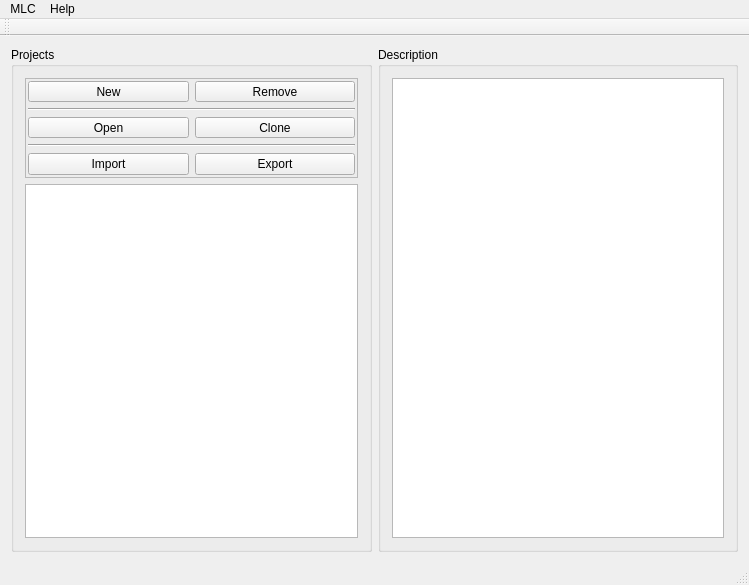
<?xml version="1.0" encoding="UTF-8"?>
<ui version="4.0">
 <class>MLCManager</class>
 <widget class="QMainWindow" name="MLCManager">
  <property name="windowModality">
   <enum>Qt::ApplicationModal</enum>
  </property>
  <property name="geometry">
   <rect>
    <x>0</x>
    <y>0</y>
    <width>749</width>
    <height>585</height>
   </rect>
  </property>
  <property name="windowTitle">
   <string>MLC Project Manager</string>
  </property>
  <widget class="QWidget" name="centralWidget">
   <layout class="QHBoxLayout" name="horizontalLayout" stretch="0,0">
    <item>
     <widget class="QGroupBox" name="projects_box">
      <property name="title">
       <string>Projects</string>
      </property>
      <layout class="QVBoxLayout" name="verticalLayout">
       <item>
        <widget class="QFrame" name="frame">
         <property name="minimumSize">
          <size>
           <width>0</width>
           <height>0</height>
          </size>
         </property>
         <property name="frameShape">
          <enum>QFrame::StyledPanel</enum>
         </property>
         <property name="frameShadow">
          <enum>QFrame::Raised</enum>
         </property>
         <layout class="QGridLayout" name="gridLayout">
          <property name="leftMargin">
           <number>2</number>
          </property>
          <property name="topMargin">
           <number>2</number>
          </property>
          <property name="rightMargin">
           <number>2</number>
          </property>
          <property name="bottomMargin">
           <number>2</number>
          </property>
          <item row="2" column="0">
           <widget class="QToolButton" name="open_button">
            <property name="sizePolicy">
             <sizepolicy hsizetype="Minimum" vsizetype="Minimum">
              <horstretch>0</horstretch>
              <verstretch>0</verstretch>
             </sizepolicy>
            </property>
            <property name="text">
             <string>Open</string>
            </property>
           </widget>
          </item>
          <item row="0" column="0">
           <widget class="QToolButton" name="new_button">
            <property name="sizePolicy">
             <sizepolicy hsizetype="Minimum" vsizetype="Minimum">
              <horstretch>0</horstretch>
              <verstretch>0</verstretch>
             </sizepolicy>
            </property>
            <property name="text">
             <string>New</string>
            </property>
           </widget>
          </item>
          <item row="4" column="0">
           <widget class="QPushButton" name="import_button">
            <property name="sizePolicy">
             <sizepolicy hsizetype="Minimum" vsizetype="Minimum">
              <horstretch>0</horstretch>
              <verstretch>0</verstretch>
             </sizepolicy>
            </property>
            <property name="text">
             <string>Import</string>
            </property>
           </widget>
          </item>
          <item row="3" column="0" colspan="2">
           <widget class="Line" name="line_2">
            <property name="orientation">
             <enum>Qt::Horizontal</enum>
            </property>
           </widget>
          </item>
          <item row="2" column="1">
           <widget class="QToolButton" name="clone_button">
            <property name="sizePolicy">
             <sizepolicy hsizetype="Minimum" vsizetype="Minimum">
              <horstretch>0</horstretch>
              <verstretch>0</verstretch>
             </sizepolicy>
            </property>
            <property name="text">
             <string>Clone</string>
            </property>
           </widget>
          </item>
          <item row="0" column="1">
           <widget class="QToolButton" name="remove_button">
            <property name="sizePolicy">
             <sizepolicy hsizetype="Minimum" vsizetype="Minimum">
              <horstretch>0</horstretch>
              <verstretch>0</verstretch>
             </sizepolicy>
            </property>
            <property name="text">
             <string>Remove</string>
            </property>
           </widget>
          </item>
          <item row="1" column="0" colspan="2">
           <widget class="Line" name="line">
            <property name="orientation">
             <enum>Qt::Horizontal</enum>
            </property>
           </widget>
          </item>
          <item row="4" column="1">
           <widget class="QPushButton" name="export_button">
            <property name="sizePolicy">
             <sizepolicy hsizetype="Minimum" vsizetype="Minimum">
              <horstretch>0</horstretch>
              <verstretch>0</verstretch>
             </sizepolicy>
            </property>
            <property name="text">
             <string>Export</string>
            </property>
           </widget>
          </item>
         </layout>
        </widget>
       </item>
       <item>
        <widget class="QListView" name="experiment_list"/>
       </item>
      </layout>
     </widget>
    </item>
    <item>
     <widget class="QGroupBox" name="description_box">
      <property name="title">
       <string>Description</string>
      </property>
      <layout class="QHBoxLayout" name="horizontalLayout_2">
       <item>
        <widget class="QTextBrowser" name="experiment_description"/>
       </item>
      </layout>
     </widget>
    </item>
   </layout>
  </widget>
  <widget class="QMenuBar" name="menuBar">
   <property name="geometry">
    <rect>
     <x>0</x>
     <y>0</y>
     <width>749</width>
     <height>23</height>
    </rect>
   </property>
   <widget class="QMenu" name="menuMLC">
    <property name="title">
     <string>MLC</string>
    </property>
    <addaction name="menu_properties"/>
    <addaction name="separator"/>
    <addaction name="menu_close"/>
   </widget>
   <widget class="QMenu" name="menuProperties">
    <property name="title">
     <string>Help</string>
    </property>
    <addaction name="menu_about"/>
   </widget>
   <addaction name="menuMLC"/>
   <addaction name="menuProperties"/>
  </widget>
  <widget class="QStatusBar" name="statusBar"/>
  <widget class="QToolBar" name="toolBar">
   <property name="windowTitle">
    <string>toolBar</string>
   </property>
   <attribute name="toolBarArea">
    <enum>TopToolBarArea</enum>
   </attribute>
   <attribute name="toolBarBreak">
    <bool>false</bool>
   </attribute>
  </widget>
  <action name="menu_properties">
   <property name="text">
    <string>Properties</string>
   </property>
   <property name="toolTip">
    <string>Manager Properties</string>
   </property>
  </action>
  <action name="menu_close">
   <property name="text">
    <string>Close</string>
   </property>
   <property name="toolTip">
    <string>Close MLC Manager</string>
   </property>
  </action>
  <action name="menu_about">
   <property name="text">
    <string>About</string>
   </property>
   <property name="toolTip">
    <string>Project Information</string>
   </property>
  </action>
 </widget>
 <layoutdefault spacing="6" margin="11"/>
 <resources/>
 <connections>
  <connection>
   <sender>menu_close</sender>
   <signal>triggered()</signal>
   <receiver>MLCManager</receiver>
   <slot>close()</slot>
   <hints>
    <hint type="sourcelabel">
     <x>-1</x>
     <y>-1</y>
    </hint>
    <hint type="destinationlabel">
     <x>374</x>
     <y>292</y>
    </hint>
   </hints>
  </connection>
  <connection>
   <sender>clone_button</sender>
   <signal>clicked()</signal>
   <receiver>MLCManager</receiver>
   <slot>on_clone_button_clicked()</slot>
   <hints>
    <hint type="sourcelabel">
     <x>134</x>
     <y>70</y>
    </hint>
    <hint type="destinationlabel">
     <x>374</x>
     <y>292</y>
    </hint>
   </hints>
  </connection>
  <connection>
   <sender>new_button</sender>
   <signal>clicked()</signal>
   <receiver>MLCManager</receiver>
   <slot>on_new_button_clicked()</slot>
   <hints>
    <hint type="sourcelabel">
     <x>45</x>
     <y>70</y>
    </hint>
    <hint type="destinationlabel">
     <x>374</x>
     <y>292</y>
    </hint>
   </hints>
  </connection>
  <connection>
   <sender>remove_button</sender>
   <signal>clicked()</signal>
   <receiver>MLCManager</receiver>
   <slot>on_remove_button_clicked()</slot>
   <hints>
    <hint type="sourcelabel">
     <x>161</x>
     <y>70</y>
    </hint>
    <hint type="destinationlabel">
     <x>374</x>
     <y>292</y>
    </hint>
   </hints>
  </connection>
  <connection>
   <sender>open_button</sender>
   <signal>clicked()</signal>
   <receiver>MLCManager</receiver>
   <slot>on_open_button_clicked()</slot>
   <hints>
    <hint type="sourcelabel">
     <x>97</x>
     <y>70</y>
    </hint>
    <hint type="destinationlabel">
     <x>374</x>
     <y>292</y>
    </hint>
   </hints>
  </connection>
  <connection>
   <sender>experiment_list</sender>
   <signal>clicked(QModelIndex)</signal>
   <receiver>MLCManager</receiver>
   <slot>on_experiment_list_clicked()</slot>
   <hints>
    <hint type="sourcelabel">
     <x>190</x>
     <y>315</y>
    </hint>
    <hint type="destinationlabel">
     <x>374</x>
     <y>292</y>
    </hint>
   </hints>
  </connection>
  <connection>
   <sender>menu_properties</sender>
   <signal>triggered()</signal>
   <receiver>MLCManager</receiver>
   <slot>edit_gui_config()</slot>
   <hints>
    <hint type="sourcelabel">
     <x>-1</x>
     <y>-1</y>
    </hint>
    <hint type="destinationlabel">
     <x>374</x>
     <y>292</y>
    </hint>
   </hints>
  </connection>
  <connection>
   <sender>experiment_list</sender>
   <signal>activated(QModelIndex)</signal>
   <receiver>MLCManager</receiver>
   <slot>on_experiment_list_clicked()</slot>
   <hints>
    <hint type="sourcelabel">
     <x>190</x>
     <y>315</y>
    </hint>
    <hint type="destinationlabel">
     <x>374</x>
     <y>292</y>
    </hint>
   </hints>
  </connection>
  <connection>
   <sender>import_button</sender>
   <signal>clicked()</signal>
   <receiver>MLCManager</receiver>
   <slot>on_import_button_clicked()</slot>
   <hints>
    <hint type="sourcelabel">
     <x>105</x>
     <y>142</y>
    </hint>
    <hint type="destinationlabel">
     <x>374</x>
     <y>292</y>
    </hint>
   </hints>
  </connection>
  <connection>
   <sender>export_button</sender>
   <signal>clicked()</signal>
   <receiver>MLCManager</receiver>
   <slot>on_export_button_clicked()</slot>
   <hints>
    <hint type="sourcelabel">
     <x>275</x>
     <y>142</y>
    </hint>
    <hint type="destinationlabel">
     <x>374</x>
     <y>292</y>
    </hint>
   </hints>
  </connection>
  <connection>
   <sender>menu_about</sender>
   <signal>triggered()</signal>
   <receiver>MLCManager</receiver>
   <slot>menu_about()</slot>
   <hints>
    <hint type="sourcelabel">
     <x>-1</x>
     <y>-1</y>
    </hint>
    <hint type="destinationlabel">
     <x>374</x>
     <y>292</y>
    </hint>
   </hints>
  </connection>
 </connections>
 <slots>
  <slot>on_new_button_clicked()</slot>
  <slot>edit_gui_config()</slot>
  <slot>on_clone_button_clicked()</slot>
  <slot>on_remove_button_clicked()</slot>
  <slot>on_open_button_clicked()</slot>
  <slot>on_experiment_list_clicked()</slot>
  <slot>on_import_button_clicked()</slot>
  <slot>on_export_button_clicked()</slot>
  <slot>menu_about()</slot>
 </slots>
</ui>
